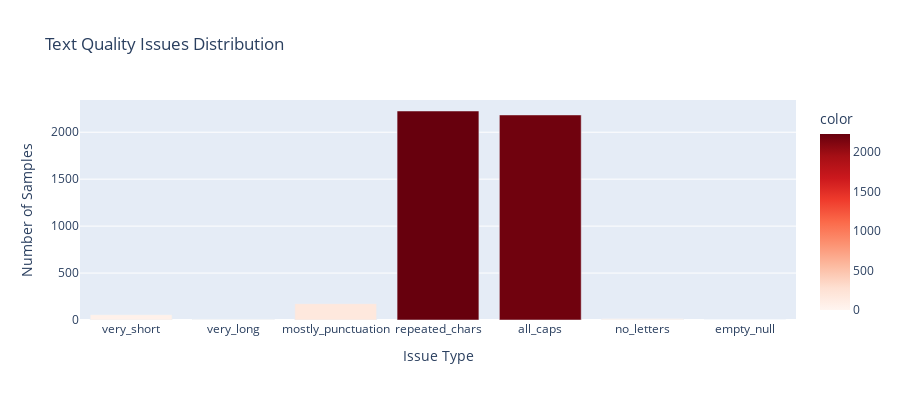

This figure's notebook cell:
### Markdown cell above
## 3. Data Preprocessing Pipeline

Implement the comprehensive preprocessing pipeline from `emotion_xai/data/preprocessing.py`.

### Code cell
# Step 1: Assess text quality
print("🔍 Step 1: Assessing text quality...")
quality_issues = assess_text_quality(df['text'])

print("📊 Quality Assessment Results:")
for issue_type, count in quality_issues.items():
    percentage = (count / len(df)) * 100
    print(f"  {issue_type}: {count:,} samples ({percentage:.2f}%)")

# Visualize quality issues
fig = px.bar(
    x=list(quality_issues.keys()),
    y=list(quality_issues.values()),
    title="Text Quality Issues Distribution",
    labels={'x': 'Issue Type', 'y': 'Number of Samples'},
    color=list(quality_issues.values()),
    color_continuous_scale='Reds'
)
fig.update_layout(showlegend=False, height=400)
fig.show()

# Calculate overall quality percentage
total_issues = sum(quality_issues.values())
clean_samples = len(df) - total_issues
quality_percentage = (clean_samples / len(df)) * 100
print(f"\n✨ Overall data quality: {quality_percentage:.2f}% clean samples")

### Figure 1 — Plotly figure (JSON) as saved in the notebook; plotly's stock layout.template omitted (floating-point values rounded to 4 significant figures)
{"data": [{"hovertemplate": "Issue Type=%{x}<br>Number of Samples=%{y}<br>color=%{marker.color}<extra></extra>", "legendgroup": "", "marker": {"color": [57, 9, 174, 2226, 2184, 17, 0], "coloraxis": "coloraxis", "pattern": {"shape": ""}}, "name": "", "orientation": "v", "showlegend": false, "textposition": "auto", "type": "bar", "x": ["very_short", "very_long", "mostly_punctuation", "repeated_chars", "all_caps", "no_letters", "empty_null"], "xaxis": "x", "y": [57, 9, 174, 2226, 2184, 17, 0], "yaxis": "y"}], "layout": {"barmode": "relative", "coloraxis": {"colorbar": {"title": {"text": "color"}}, "colorscale": [[0, "rgb(255,245,240)"], [0.125, "rgb(254,224,210)"], [0.25, "rgb(252,187,161)"], [0.375, "rgb(252,146,114)"], [0.5, "rgb(251,106,74)"], [0.625, "rgb(239,59,44)"], [0.75, "rgb(203,24,29)"], [0.875, "rgb(165,15,21)"], [1, "rgb(103,0,13)"]]}, "height": 400, "legend": {"tracegroupgap": 0}, "showlegend": false, "title": {"text": "Text Quality Issues Distribution"}, "xaxis": {"anchor": "y", "domain": [0, 1], "title": {"text": "Issue Type"}}, "yaxis": {"anchor": "x", "domain": [0, 1], "title": {"text": "Number of Samples"}}}}
